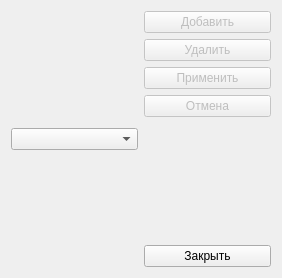
<?xml version="1.0" encoding="UTF-8"?>
<ui version="4.0">
 <class>ReferenceBooks</class>
 <widget class="QWidget" name="ReferenceBooks">
  <property name="geometry">
   <rect>
    <x>0</x>
    <y>0</y>
    <width>282</width>
    <height>278</height>
   </rect>
  </property>
  <property name="windowTitle">
   <string>Справочники</string>
  </property>
  <property name="windowIcon">
   <iconset resource="../icons.qrc">
    <normaloff>:/22x22/book/ico/bookcase_22x22.png</normaloff>:/22x22/book/ico/bookcase_22x22.png</iconset>
  </property>
  <layout class="QGridLayout" name="gridLayout">
   <item row="0" column="0">
    <layout class="QVBoxLayout" name="verticalLayout_2">
     <item>
      <widget class="QComboBox" name="comboBoxReference">
       <property name="maxVisibleItems">
        <number>13</number>
       </property>
       <property name="maxCount">
        <number>13</number>
       </property>
      </widget>
     </item>
    </layout>
   </item>
   <item row="0" column="1">
    <layout class="QVBoxLayout" name="verticalLayout">
     <item>
      <widget class="QPushButton" name="addButton">
       <property name="enabled">
        <bool>false</bool>
       </property>
       <property name="text">
        <string>Добавить</string>
       </property>
       <property name="icon">
        <iconset resource="../icons.qrc">
         <normaloff>:/16x16/add/ico/edit_add_16x16.png</normaloff>:/16x16/add/ico/edit_add_16x16.png</iconset>
       </property>
      </widget>
     </item>
     <item>
      <widget class="QPushButton" name="delButton">
       <property name="enabled">
        <bool>false</bool>
       </property>
       <property name="text">
        <string>Удалить</string>
       </property>
       <property name="icon">
        <iconset resource="../icons.qrc">
         <normaloff>:/16x16/cancelDel/ico/del_16x16.png</normaloff>:/16x16/cancelDel/ico/del_16x16.png</iconset>
       </property>
      </widget>
     </item>
     <item>
      <widget class="QPushButton" name="submitButton">
       <property name="enabled">
        <bool>false</bool>
       </property>
       <property name="text">
        <string>Применить</string>
       </property>
       <property name="icon">
        <iconset resource="../icons.qrc">
         <normaloff>:/16x16/apply/ico/apply_16x16.png</normaloff>:/16x16/apply/ico/apply_16x16.png</iconset>
       </property>
      </widget>
     </item>
     <item>
      <widget class="QPushButton" name="revertButton">
       <property name="enabled">
        <bool>false</bool>
       </property>
       <property name="text">
        <string>Отмена</string>
       </property>
       <property name="icon">
        <iconset resource="../icons.qrc">
         <normaloff>:/16x16/revert/ico/revert_16x16.png</normaloff>:/16x16/revert/ico/revert_16x16.png</iconset>
       </property>
      </widget>
     </item>
     <item>
      <spacer name="verticalSpacer">
       <property name="orientation">
        <enum>Qt::Vertical</enum>
       </property>
       <property name="sizeHint" stdset="0">
        <size>
         <width>20</width>
         <height>138</height>
        </size>
       </property>
      </spacer>
     </item>
     <item>
      <widget class="QPushButton" name="exitButton">
       <property name="text">
        <string>Закрыть</string>
       </property>
       <property name="icon">
        <iconset resource="../icons.qrc">
         <normaloff>:/16x16/cancelDel/ico/button_cancel_16x16 (1).png</normaloff>:/16x16/cancelDel/ico/button_cancel_16x16 (1).png</iconset>
       </property>
      </widget>
     </item>
    </layout>
   </item>
  </layout>
 </widget>
 <tabstops>
  <tabstop>comboBoxReference</tabstop>
  <tabstop>addButton</tabstop>
  <tabstop>delButton</tabstop>
  <tabstop>submitButton</tabstop>
  <tabstop>revertButton</tabstop>
  <tabstop>exitButton</tabstop>
 </tabstops>
 <resources>
  <include location="../icons.qrc"/>
 </resources>
 <connections>
  <connection>
   <sender>exitButton</sender>
   <signal>clicked()</signal>
   <receiver>ReferenceBooks</receiver>
   <slot>close()</slot>
   <hints>
    <hint type="sourcelabel">
     <x>214</x>
     <y>253</y>
    </hint>
    <hint type="destinationlabel">
     <x>279</x>
     <y>244</y>
    </hint>
   </hints>
  </connection>
 </connections>
</ui>
